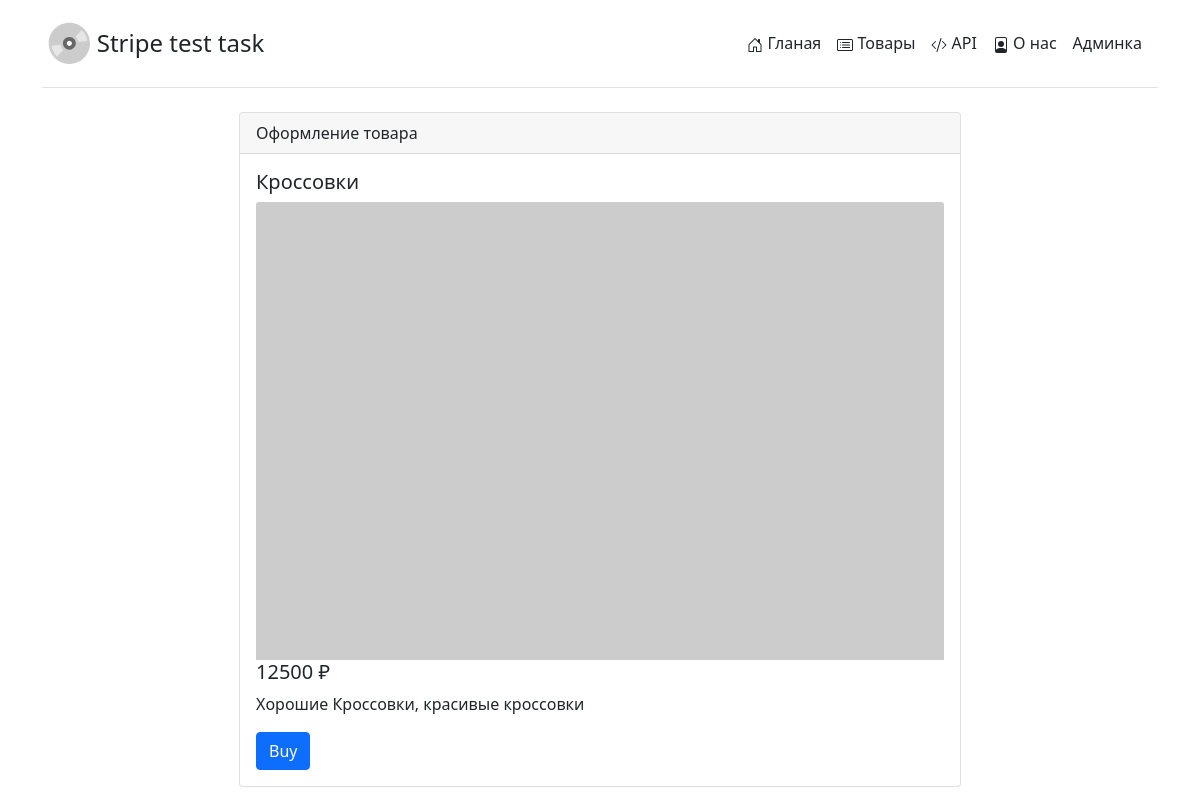
Screenshot of /item/1/ with the database file from the repository.
### app/models.py (models this page shows, shortened)
class Item(models.Model):
    name = models.CharField('Название', max_length=100)
    description = models.TextField('Описание')
    price = models.IntegerField('Цена(коп.)',default=0)
    def normalize_price(self):
        return "{0:.0f}".format(self.price / 100)
    normalize_price.short_description = 'Цена(руб.)'

### app/views.py (the view)
# urls.py: path("item/<int:id>/", views.item),
def item(request, id):
    global id_ses
    id_ses = id
    item = Item.objects.get(id=id)
    return render(request, "item.html", {"item": item})

### templates/item.html (shortened to what this page needs)
{% extends 'base.html' %}
{% block content %}
<div class="d-flex justify-content-center">
    <div class="card">
        <div class="card-header">
            Оформление товара
        </div>
        <div class="card-body" style="width: 45rem;">
            <h5 class="card-title">{{ item.name }}</h5>
            <img src="https://dummyimage.com/600x400/bad1ff/000000.png" class="card-img-top" alt="заглушка">
            <h5 class="card-title">{{ item.normalize_price }} ₽</h5>
            <p class="card-text">{{ item.description }}</p>
            <form action="/create-checkout-session" method="POST">{% csrf_token %}
                <button class="btn btn-primary" type="submit">Buy</button>
            </form>
        </div>
    </div>
</div>
{% endblock %}

### rows the page displays
Item: name "Кроссовки", normalize_price "12500", description "Хорошие Кроссовки, красивые кроссовки"
